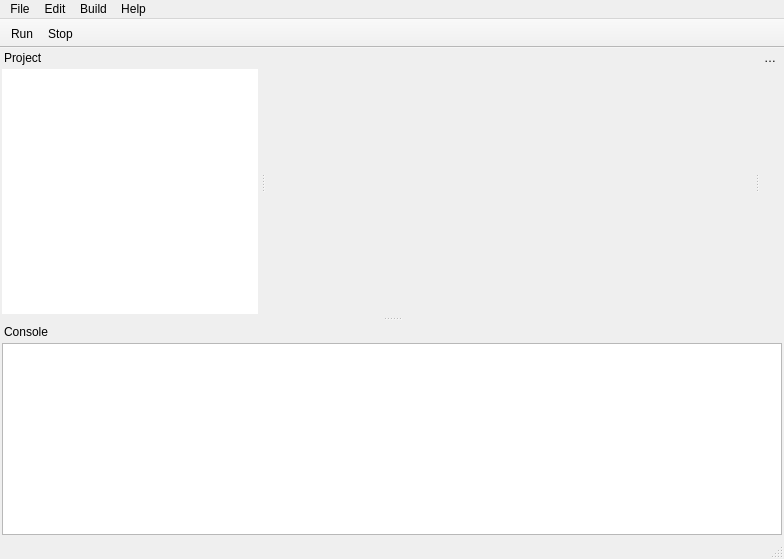
<?xml version="1.0" encoding="UTF-8"?>
<ui version="4.0">
 <class>ProjectWindow</class>
 <widget class="QMainWindow" name="ProjectWindow">
  <property name="geometry">
   <rect>
    <x>0</x>
    <y>0</y>
    <width>784</width>
    <height>559</height>
   </rect>
  </property>
  <property name="windowTitle">
   <string>MainWindow</string>
  </property>
  <widget class="QWidget" name="centralwidget">
   <layout class="QVBoxLayout" name="verticalLayout_3">
    <property name="spacing">
     <number>2</number>
    </property>
    <property name="leftMargin">
     <number>2</number>
    </property>
    <property name="topMargin">
     <number>2</number>
    </property>
    <property name="rightMargin">
     <number>2</number>
    </property>
    <property name="bottomMargin">
     <number>2</number>
    </property>
    <item>
     <widget class="QTabWidget" name="tabWidget">
      <property name="sizePolicy">
       <sizepolicy hsizetype="Preferred" vsizetype="Expanding">
        <horstretch>0</horstretch>
        <verstretch>0</verstretch>
       </sizepolicy>
      </property>
      <property name="minimumSize">
       <size>
        <width>320</width>
        <height>0</height>
       </size>
      </property>
      <property name="currentIndex">
       <number>-1</number>
      </property>
      <property name="documentMode">
       <bool>true</bool>
      </property>
      <property name="tabsClosable">
       <bool>true</bool>
      </property>
      <property name="movable">
       <bool>true</bool>
      </property>
     </widget>
    </item>
    <item>
     <widget class="QWidget" name="belowEditorWidget" native="true"/>
    </item>
   </layout>
  </widget>
  <widget class="QStatusBar" name="statusbar"/>
  <widget class="QDockWidget" name="consoleDockWidget">
   <property name="minimumSize">
    <size>
     <width>107</width>
     <height>107</height>
    </size>
   </property>
   <property name="features">
    <set>QDockWidget::DockWidgetMovable</set>
   </property>
   <property name="windowTitle">
    <string>Console</string>
   </property>
   <attribute name="dockWidgetArea">
    <number>8</number>
   </attribute>
   <widget class="QWidget" name="dockWidgetContents_2">
    <layout class="QVBoxLayout" name="verticalLayout_4">
     <property name="leftMargin">
      <number>2</number>
     </property>
     <property name="topMargin">
      <number>2</number>
     </property>
     <property name="rightMargin">
      <number>2</number>
     </property>
     <property name="bottomMargin">
      <number>2</number>
     </property>
     <item>
      <widget class="QTextEdit" name="consoleText"/>
     </item>
    </layout>
   </widget>
  </widget>
  <widget class="QDockWidget" name="documentationDockWidget">
   <property name="features">
    <set>QDockWidget::DockWidgetMovable</set>
   </property>
   <property name="windowTitle">
    <string>Documentation</string>
   </property>
   <attribute name="dockWidgetArea">
    <number>2</number>
   </attribute>
   <widget class="QWidget" name="dockWidgetContents_3">
    <layout class="QVBoxLayout" name="verticalLayout">
     <property name="spacing">
      <number>2</number>
     </property>
     <property name="leftMargin">
      <number>2</number>
     </property>
     <property name="topMargin">
      <number>2</number>
     </property>
     <property name="rightMargin">
      <number>2</number>
     </property>
     <property name="bottomMargin">
      <number>2</number>
     </property>
    </layout>
   </widget>
  </widget>
  <widget class="QDockWidget" name="projectDockWidget">
   <property name="features">
    <set>QDockWidget::DockWidgetMovable</set>
   </property>
   <property name="windowTitle">
    <string>Project</string>
   </property>
   <attribute name="dockWidgetArea">
    <number>1</number>
   </attribute>
   <widget class="QWidget" name="dockWidgetContents_4">
    <layout class="QVBoxLayout" name="verticalLayout_2">
     <property name="spacing">
      <number>2</number>
     </property>
     <property name="leftMargin">
      <number>2</number>
     </property>
     <property name="topMargin">
      <number>2</number>
     </property>
     <property name="rightMargin">
      <number>2</number>
     </property>
     <property name="bottomMargin">
      <number>2</number>
     </property>
     <item>
      <widget class="QTreeWidget" name="treeWidget">
       <property name="frameShape">
        <enum>QFrame::NoFrame</enum>
       </property>
       <property name="columnCount">
        <number>1</number>
       </property>
       <attribute name="headerVisible">
        <bool>false</bool>
       </attribute>
       <column>
        <property name="text">
         <string notr="true">1</string>
        </property>
       </column>
      </widget>
     </item>
    </layout>
   </widget>
  </widget>
  <widget class="QToolBar" name="toolBar">
   <property name="windowTitle">
    <string>toolBar</string>
   </property>
   <property name="movable">
    <bool>false</bool>
   </property>
   <property name="floatable">
    <bool>false</bool>
   </property>
   <attribute name="toolBarArea">
    <enum>TopToolBarArea</enum>
   </attribute>
   <attribute name="toolBarBreak">
    <bool>false</bool>
   </attribute>
   <addaction name="actionRun"/>
   <addaction name="actionStop"/>
  </widget>
  <widget class="QMenuBar" name="menuBar">
   <property name="geometry">
    <rect>
     <x>0</x>
     <y>0</y>
     <width>784</width>
     <height>25</height>
    </rect>
   </property>
   <widget class="QMenu" name="menuProject">
    <property name="title">
     <string>File</string>
    </property>
    <addaction name="actionNew_Project"/>
    <addaction name="actionLoad_File"/>
    <addaction name="actionSave"/>
    <addaction name="actionSave_as"/>
    <addaction name="actionClose_Tab"/>
    <addaction name="actionOptions"/>
    <addaction name="actionQuit"/>
   </widget>
   <widget class="QMenu" name="menuBuild">
    <property name="title">
     <string>Build</string>
    </property>
    <addaction name="actionBuild"/>
    <addaction name="actionUpload"/>
    <addaction name="actionRename"/>
    <addaction name="actionRefresh"/>
    <addaction name="actionFollow_Symbol"/>
    <addaction name="actionOpen_Generated_Code"/>
   </widget>
   <widget class="QMenu" name="menuEdit">
    <property name="title">
     <string>Edit</string>
    </property>
    <addaction name="actionComment"/>
    <addaction name="actionFind"/>
    <addaction name="actionFind_Next"/>
    <addaction name="actionFind_Previous"/>
   </widget>
   <widget class="QMenu" name="menuHelp">
    <property name="title">
     <string>Help</string>
    </property>
    <addaction name="actionShow_Documentation"/>
   </widget>
   <addaction name="menuProject"/>
   <addaction name="menuEdit"/>
   <addaction name="menuBuild"/>
   <addaction name="menuHelp"/>
  </widget>
  <action name="actionBuild">
   <property name="text">
    <string>Build</string>
   </property>
   <property name="shortcut">
    <string>Ctrl+B</string>
   </property>
  </action>
  <action name="actionUpload">
   <property name="text">
    <string>Upload</string>
   </property>
   <property name="toolTip">
    <string>Upload to board</string>
   </property>
   <property name="shortcut">
    <string>Ctrl+U</string>
   </property>
  </action>
  <action name="actionRename">
   <property name="text">
    <string>Properties</string>
   </property>
  </action>
  <action name="actionRefresh">
   <property name="text">
    <string>Refresh targets/devices</string>
   </property>
  </action>
  <action name="actionRun">
   <property name="checkable">
    <bool>true</bool>
   </property>
   <property name="text">
    <string>Run</string>
   </property>
   <property name="shortcut">
    <string>Ctrl+R</string>
   </property>
  </action>
  <action name="actionSave">
   <property name="text">
    <string>Save File</string>
   </property>
   <property name="shortcut">
    <string>Ctrl+S</string>
   </property>
  </action>
  <action name="actionNew_Project">
   <property name="text">
    <string>New File</string>
   </property>
   <property name="shortcut">
    <string>Ctrl+N</string>
   </property>
  </action>
  <action name="actionOptions">
   <property name="text">
    <string>Options</string>
   </property>
  </action>
  <action name="actionLoad_File">
   <property name="text">
    <string>Load File</string>
   </property>
   <property name="shortcut">
    <string>Ctrl+O</string>
   </property>
  </action>
  <action name="actionStop">
   <property name="text">
    <string>Stop</string>
   </property>
   <property name="shortcut">
    <string>Ctrl+Space</string>
   </property>
  </action>
  <action name="actionQuit">
   <property name="text">
    <string>Quit</string>
   </property>
  </action>
  <action name="actionComment">
   <property name="text">
    <string>Toggle Comment</string>
   </property>
  </action>
  <action name="actionSave_as">
   <property name="text">
    <string>Save as ...</string>
   </property>
  </action>
  <action name="actionClose_Tab">
   <property name="text">
    <string>Close File</string>
   </property>
   <property name="shortcut">
    <string>Ctrl+W</string>
   </property>
  </action>
  <action name="actionShow_Documentation">
   <property name="text">
    <string>Show Documentation</string>
   </property>
   <property name="shortcut">
    <string>F1</string>
   </property>
  </action>
  <action name="actionFollow_Symbol">
   <property name="text">
    <string>Follow Symbol</string>
   </property>
   <property name="shortcut">
    <string>F2</string>
   </property>
  </action>
  <action name="actionOpen_Generated_Code">
   <property name="text">
    <string>Open Generated Code</string>
   </property>
   <property name="shortcut">
    <string>F3</string>
   </property>
  </action>
  <action name="actionFind">
   <property name="text">
    <string>Find</string>
   </property>
   <property name="shortcut">
    <string>Ctrl+F</string>
   </property>
  </action>
  <action name="actionFind_Next">
   <property name="text">
    <string>Find Next</string>
   </property>
   <property name="shortcut">
    <string>Ctrl+G</string>
   </property>
  </action>
  <action name="actionFind_Previous">
   <property name="text">
    <string>Find Previous</string>
   </property>
   <property name="shortcut">
    <string>Ctrl+Shift+G</string>
   </property>
  </action>
 </widget>
 <resources/>
 <connections/>
</ui>
